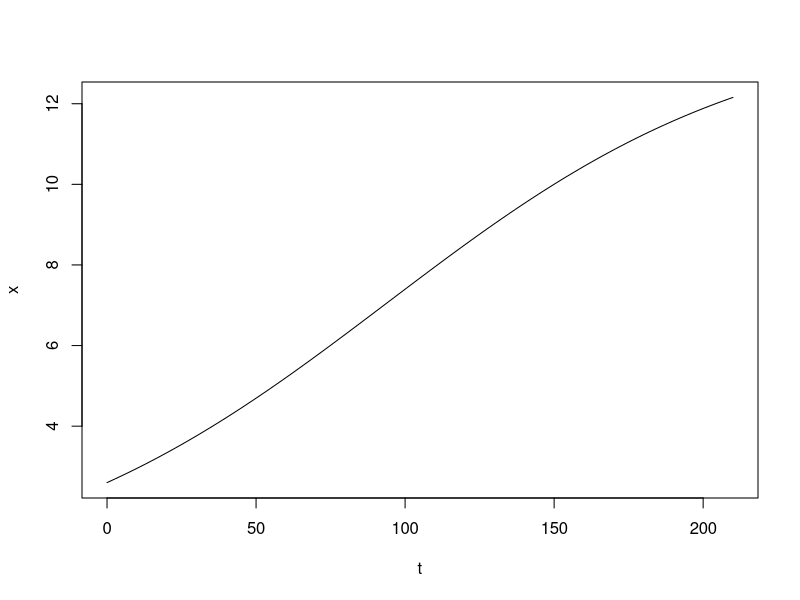

Here is the R script that generated this plot:
## ---- chunk 1
options(scipen=99)
r = round(runif(1,0.01,0.024),3) #per year
K = sample(7:20,1) #billion
x0 = round(runif(1,1,3),1) #billion
dt = 2 #sample(c(0.1,0.5,2,3,5,10),1)

t = c(0)
x = c(x0)

for(i in 1:105){
  t = c(t, t[i]+dt)
  x = c(x, x[i]+r*x[i]*(1-x[i]/K)*dt)
}
## ---- chunk 2
plot(t,x,type="l")
